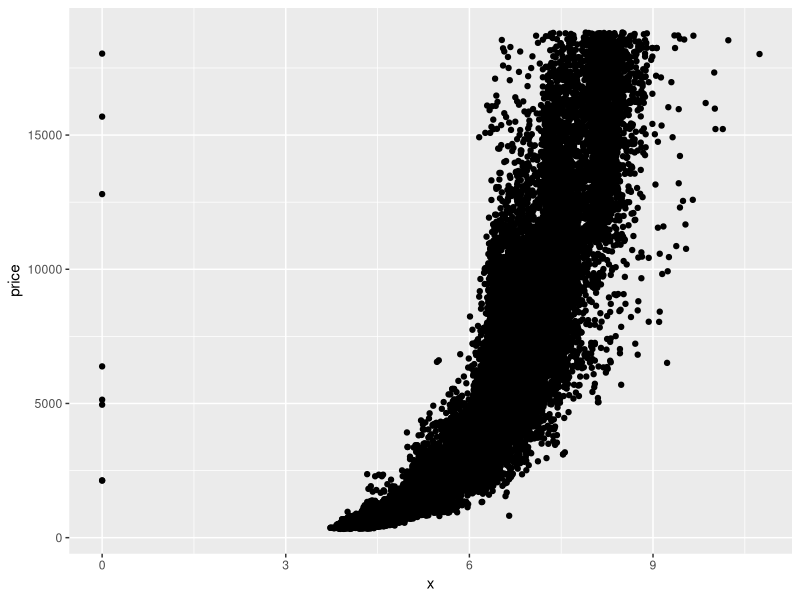
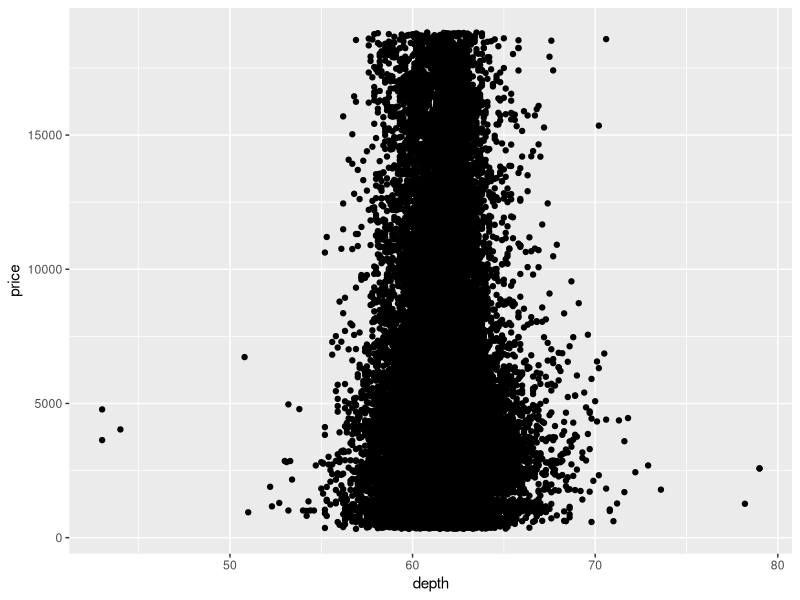
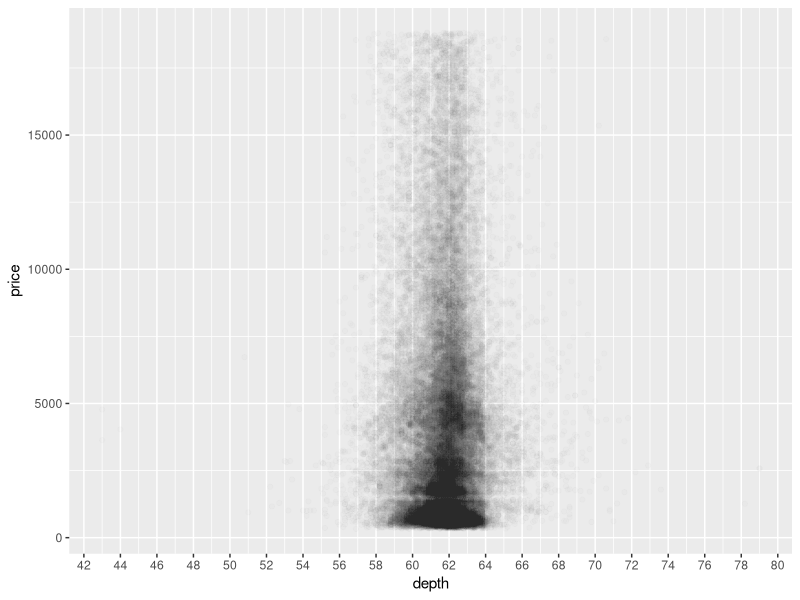
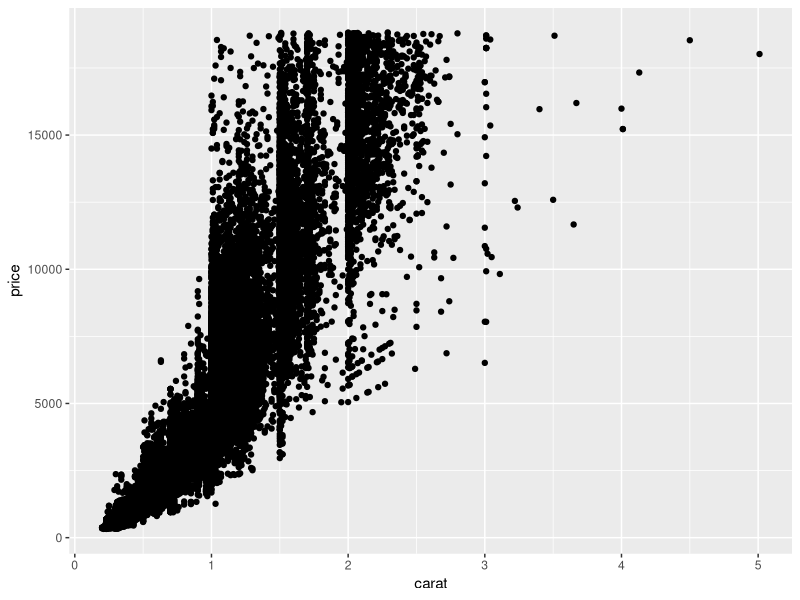
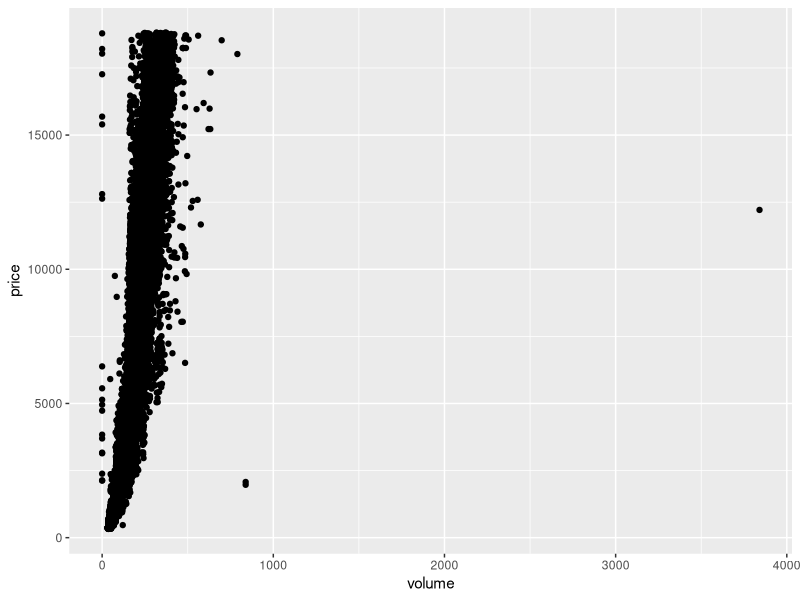
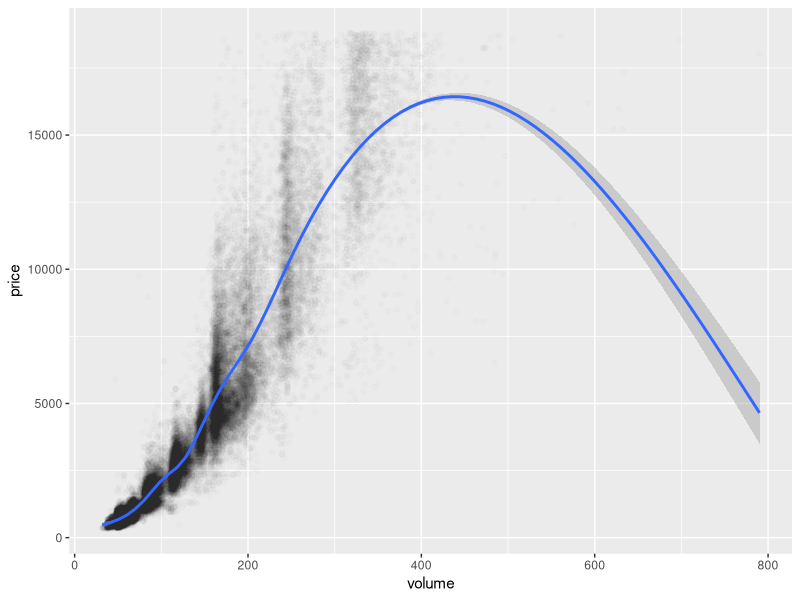
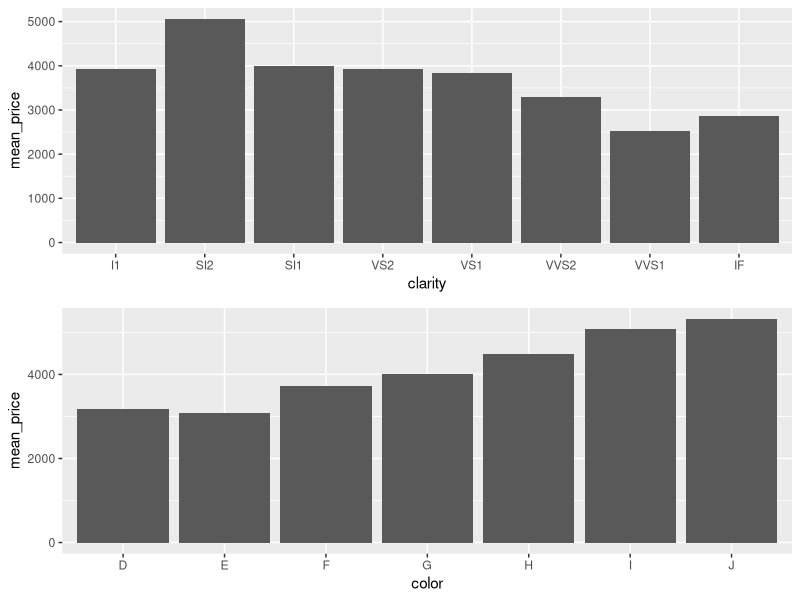

These figures' R source, in order:
## ---- chunk 1
data("diamonds")
## ---- chunk 2
library(ggplot2)
ggplot(data=diamonds, aes(x, price)) +
  geom_point()
## ---- chunk 3
cor.test(diamonds$price, diamonds$x, method = 'pearson')
## ---- chunk 4
cor.test(diamonds$price, diamonds$y, method = 'pearson')
## ---- chunk 5
cor.test(diamonds$price, diamonds$z, method = 'pearson')
## ---- chunk 6
library(ggplot2)
ggplot(data=diamonds, aes(depth, price)) +
  geom_point()
## ---- chunk 7
library(ggplot2)
ggplot(data = diamonds, aes(x = depth, y = price)) + 
  geom_point(alpha=1/100) +
  scale_x_continuous(breaks = seq(0,80,2))
## ---- chunk 8
cor.test(diamonds$price, diamonds$depth)
## ---- chunk 9
library(ggplot2)
ggplot(data=diamonds, aes(carat, price)) + 
  geom_point() 
## ---- chunk 10
diamonds$volume <- diamonds$x * diamonds$y * diamonds$z

library(ggplot2)
ggplot(data=diamonds, aes(x=volume, y=price)) +
  geom_point()
## ---- chunk 11
cor.test(subset(diamonds, volume > 0 & volume < 800)$volume, subset(diamonds, volume > 0 & volume < 800)$price)
## ---- chunk 12
library(ggplot2)
ggplot(data=subset(diamonds, volume > 0 & volume < 800 ),
       aes(volume, price)) +
  geom_point(alpha=1/100) +
  geom_smooth()

## ---- chunk 13
library(dplyr)
diamondsByClarity <- diamonds %>% group_by(clarity) %>%
  summarise(mean_price = mean(price),
            median_price = median(price),
            min_price = min(price),
            max_price = max(price),
            n = n())
## ---- chunk 14
library(dplyr)

diamonds_by_clarity <- group_by(diamonds, clarity)
diamonds_mp_by_clarity <- summarise(diamonds_by_clarity, mean_price = mean(price))

diamonds_by_color <- group_by(diamonds, color)
diamonds_mp_by_color <- summarise(diamonds_by_color, mean_price = mean(price))

p1 <- ggplot(diamonds_mp_by_clarity, aes(x=clarity, y=mean_price)) +
  geom_col()

p2 <- ggplot(diamonds_mp_by_color, aes(x=color, y=mean_price)) +
  geom_col()

library(gridExtra)
grid.arrange(p1, p2, ncol = 1)
